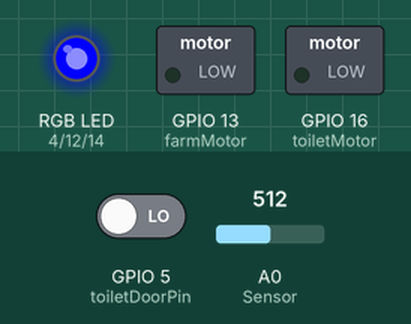
Simulated run of this sketch. Board: ESP8266 (NodeMCU). Shown: switched loads named in the sketch (green lamp = pin HIGH), an RGB LED mixed from three pins (HIGH = lit). Inputs (shaded band) come from the test bench; at power-on: A0 (Sensor) = 512, GPIO 5 (toiletDoorPin) LOW. WiFi joins after 1.5 s; servers stay silent unless stated; what the sketch prints to the serial monitor is not drawn.

Above: at 3.0 s.
3.1 s: A0 (Sensor) set to 604
4.6 s: A0 (Sensor) set to 624
At 5.1 s:
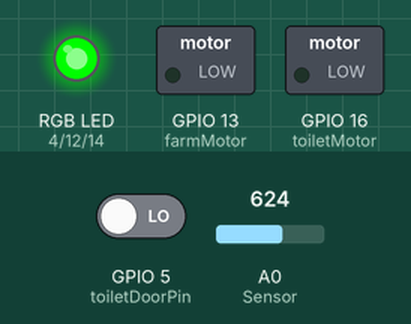
6.1 s: A0 (Sensor) set to 873
7.6 s: A0 (Sensor) set to 902
At 8.7 s:
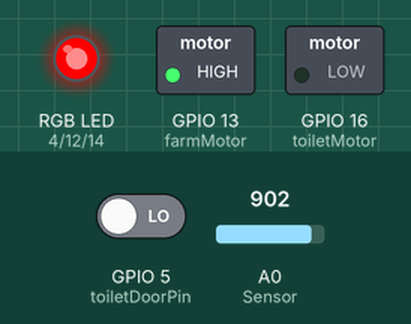
9.1 s: A0 (Sensor) set to 716
At 9.7 s:
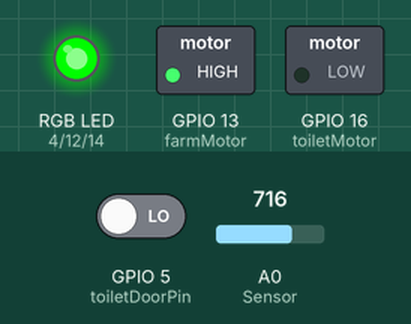
10.6 s: A0 (Sensor) set to 900
At 11.0 s:
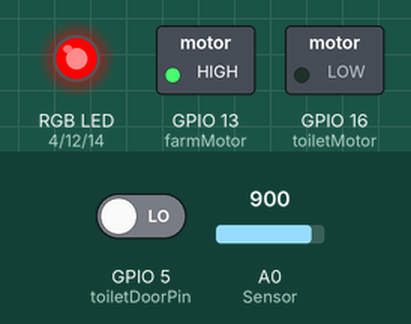
Timing chart, 0 to 13.1 s (numbered marks = the images above; inputs shaded):
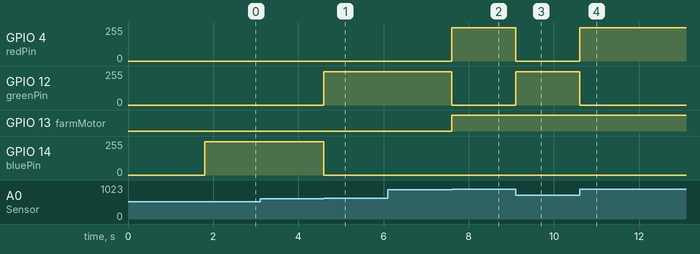

Measured:
- the behaviour switches between 616 and 617 on A0 (Sensor) (found by bisection; images 0 and 1)
- the behaviour switches between 885 and 886 on A0 (Sensor) (found by bisection; images 1 and 2)
- after the input at 4.6 s, GPIO 12 (greenPin): 0/255 → 249/255 at once; GPIO 14 (bluePin): 249/255 → 0/255 at once
- after the input at 7.6 s, GPIO 4 (redPin): 0/255 → 249/255 at once; GPIO 12 (greenPin): 249/255 → 0/255 at once; GPIO 13 (farmMotor): LOW → HIGH at once
- after the input at 9.1 s, GPIO 4 (redPin): 249/255 → 0/255 at once; GPIO 12 (greenPin): 0/255 → 249/255 at once
- after the input at 10.6 s, GPIO 4 (redPin): 0/255 → 249/255 at once; GPIO 12 (greenPin): 249/255 → 0/255 at once

The sketch:

Smart_Agricuture_IoT_T_Blynk.ino
```cpp
#define BLYNK_PRINT Serial
#include <ESP8266WiFi.h>
#include <BlynkSimpleEsp8266.h>

char auth[] = "Your Tocken";

char ssid[] = "SSID";
char pass[] = "PWD";

const int redPin = 4;    // ~D2
const int greenPin = 12; // ~D6
const int bluePin = 14;  // ~D5

// Farm Variable Declaration
const int farmMotor = 13; // D7
int waterPumpLED = 0; // Farm Watering Indication

double analogValue = 0.0;
double analogVolts = 0.0;
int moistureLevel;

//Toilet Variable Declaration
const int toiletDoorPin = 5; // D1
const int toiletMotor = 16; // D0
bool presence = false;
int toiletUse = 0;

//WiFi Strenght Variable
int WiFiStrength_ = 0;
int WiFiStrength = 0;

WidgetLCD lcd(V3);

BlynkTimer timer;

void setup() {
  // put your setup code here, to run once:

  //Serial Monitor for debug
  Serial.begin(115200);

  //Blynk Begin
  Blynk.begin(auth, ssid, pass);

  // Difining RGB pin as Output
  pinMode(redPin, OUTPUT);
  pinMode(greenPin, OUTPUT);
  pinMode(bluePin, OUTPUT);

  pinMode(farmMotor, OUTPUT); // Farm Water Pump

  //Toilet pins
  pinMode(toiletMotor, OUTPUT);
  pinMode(toiletDoorPin, INPUT);

  // Waiting to Connect LED Color
  analogWrite(redPin, 280);
  analogWrite(greenPin, 300);
  analogWrite(bluePin, 300);

  // Connecting to WiFi Network
  Serial.println("WiFi Connected !");
}

void loop() {

  Blynk.run();

  WiFiStrength_ = WiFi.RSSI();   // Get dBm from ESP8266
  WiFiStrength = -WiFiStrength_; // Converting to Positive value

  analogValue = analogRead(A0);         // Read Analog Signal From Moiture Sensor
  analogVolts = (analogValue*3) / 1024; //Convert Analog Signal to Voltage

  analogValue = constrain(analogValue, 485, 1023);
  moistureLevel = map(analogValue, 485,1023,100,0);

  //Taking MoistureLevel & WiFiStrength to Blynk Virtual Pin
  Blynk.virtualWrite(V1, moistureLevel);
  Blynk.virtualWrite(V2, WiFiStrength);

  //Looping for RGB and LED Controll
  if (moistureLevel <= 25) // 0-25 is red "dry"
    {
      analogWrite(redPin, 1000);
      analogWrite(greenPin, 0);
      analogWrite(bluePin, 0);
      waterPumpLED = 255;
      digitalWrite(farmMotor, HIGH);
    }

    else if (moistureLevel > 25 && moistureLevel <= 75) // 26-75 is green
    {
      analogWrite(redPin, 0);
      analogWrite(greenPin, 1000);
      analogWrite(bluePin, 0);
    }

    else if (moistureLevel > 75 ) // 76-100 is blue
    {
      analogWrite(redPin, 0);
      analogWrite(greenPin, 0);
      analogWrite(bluePin, 1000);
      waterPumpLED = 0;
      digitalWrite(farmMotor, LOW);
    }

  getToietStatus();  //Check Toilet Status

  Blynk.virtualWrite(V0, toiletUse);
  Blynk.virtualWrite(V4, waterPumpLED);

  // Serial data for Debug
  Serial.print("Analog raw: ");
  Serial.println(analogValue);
  Serial.print("Analog V: ");
  Serial.println(analogVolts);
  Serial.print("Moisture Level: ");
  Serial.println(moistureLevel);
  Serial.println(" ");
  Serial.print("WiFi Strength: ");
  Serial.print(WiFiStrength); Serial.println("dBm");
}

void getToietStatus()
{
  int value = digitalRead(toiletDoorPin); // Reading Toilet Door Status

  if(value == 1 && presence == false)
  {
    presence = true;
    toiletUse = 255;
    lcd.clear();
    lcd.print(0, 0, " TOILET STATUS ");
    lcd.print(0, 1, "---[ IN USE ]---");
  }

 if(presence == true && value == 0)
 {
   digitalWrite(toiletMotor, HIGH);
   delay(5000);
   digitalWrite(toiletMotor, LOW);

   presence = false;
   toiletUse = 0;
   lcd.clear();
   lcd.print(0, 0, " TOILET STATUS ");
   lcd.print(0, 1, "-[Under No USE]-");
  }
}
```
